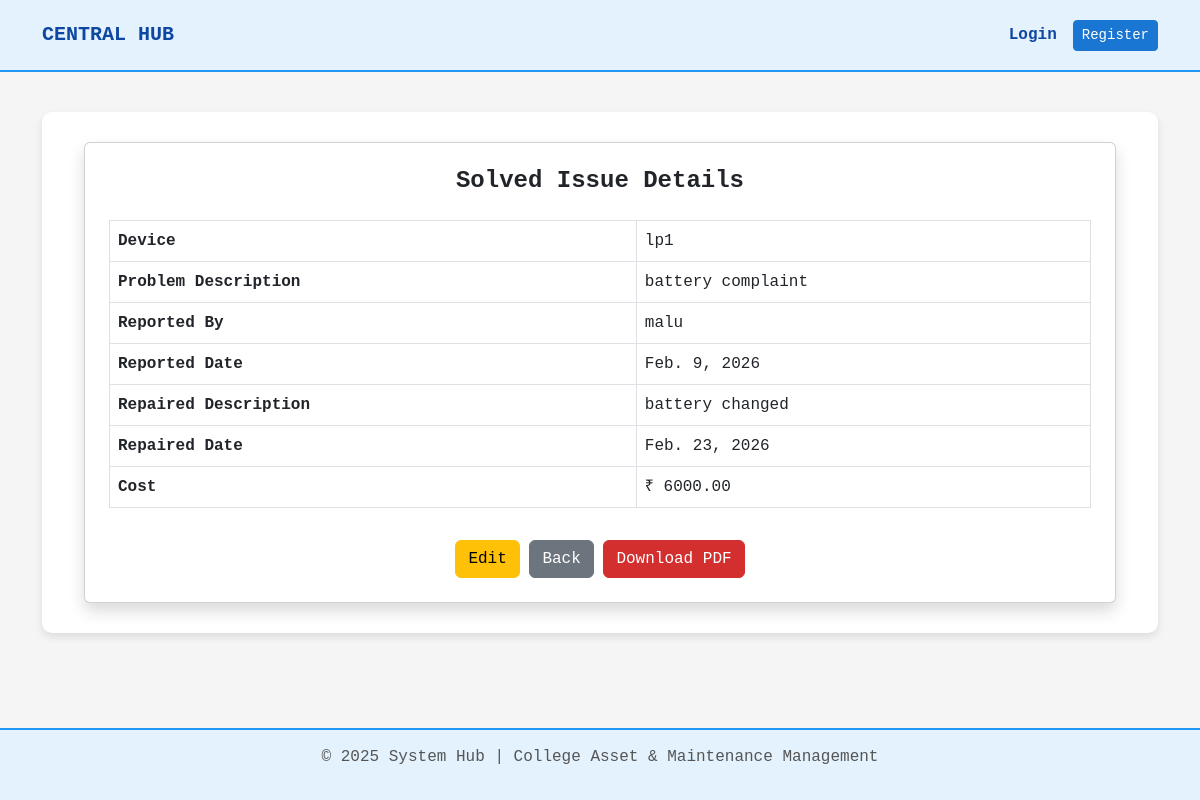
Screenshot of /issues/solved/1/ with the database file from the repository.
### core/models.py (models this page shows, shortened)
class DeviceIssues(models.Model):
    issue_id = models.AutoField(primary_key=True)
    device = models.ForeignKey(
        'Device',
        on_delete=models.CASCADE,
        related_name="issues"
    )
    reported_by = models.ForeignKey(
        settings.AUTH_USER_MODEL,
        on_delete=models.SET_NULL,
        null=True,
        related_name="reported_device_issues"
    )
    issue_description = models.TextField()
    report_date = models.DateField(auto_now_add=True)
    repaired_date = models.DateField(null=True, blank=True)
    repaired_by = models.ForeignKey(
        settings.AUTH_USER_MODEL,
        on_delete=models.SET_NULL,
        null=True,
        blank=True,
        related_name="repaired_device_issues"
    )
    repaired_description = models.TextField(null=True, blank=True)
    precautions = models.TextField(null=True, blank=True)
    cost = models.DecimalField(
        max_digits=10,
        decimal_places=2,
        null=True,
        blank=True
    )
    STATUS_CHOICES = [
        ('Pending', 'Pending'),
        ('In Progress', 'In Progress'),
        ('Solved', 'Solved'),
    ]
    status = models.CharField(
        max_length=20,
        choices=STATUS_CHOICES,
        default='Pending'
    )

class Device(models.Model):
    STATUS_CHOICES = [
        ('Working', 'Working'),
        ('Reported', 'Reported'),
    ]
    device_id = models.AutoField(primary_key=True)
    device_type = models.ForeignKey(DeviceType, on_delete=models.SET_NULL, null=True)
    label_no = models.CharField(max_length=50, unique=True)
    device_model = models.CharField(max_length=100)
    device_brand = models.CharField(max_length=100)
    device_cost = models.DecimalField(max_digits=10, decimal_places=2)
    manufactured_year = models.PositiveIntegerField()
    purchased_date = models.DateField()
    status = models.CharField(
        max_length=20,
        choices=STATUS_CHOICES,
        default='Working'
    )
    device_image = models.ImageField(upload_to='devices/', null=True, blank=True)
    department = models.ForeignKey(Department, on_delete=models.SET_NULL, null=True, blank=True)
    block_number = models.CharField(max_length=50, null=True, blank=True)
    floor_number = models.CharField(max_length=20, null=True, blank=True)
    room_number = models.CharField(max_length=20, null=True, blank=True)

class User(AbstractUser):
    user_id = models.AutoField(primary_key=True)
    department = models.ForeignKey(Department, on_delete=models.SET_NULL, null=True)
    designation = models.ForeignKey(Designation, on_delete=models.SET_NULL, null=True)
    def __str__(self):
        return self.username

### core/views.py (the view)
# urls.py: path('issues/solved/<int:pk>/', views.solved_issue_detail, name='solved_issue_detail'),
def solved_issue_detail(request, pk):
    issue = get_object_or_404(DeviceIssues, issue_id=pk)
    return render(request, "solved_issue_detail.html", {
        "issue": issue
    })

### templates/solved_issue_detail.html (shortened to what this page needs)
{% extends 'base.html' %}
{% block content %}
<div class="container">
    <div class="card shadow p-4">
        <h4 class="fw-bold mb-4 text-center">
            Solved Issue Details
        </h4>
        <table class="table table-bordered">
            <tr>
                <th>Device</th>
                <td>{{ issue.device.label_no }}</td>
            </tr>
            <tr>
                <th>Problem Description</th>
                <td>{{ issue.issue_description }}</td>
            </tr>
            <tr>
                <th>Reported By</th>
                <td>{{ issue.reported_by }}</td>
            </tr>
            <tr>
                <th>Reported Date</th>
                <td>{{ issue.report_date }}</td>
            </tr>
            <tr>
                <th>Repaired Description</th>
                <td>{{ issue.repaired_description }}</td>
            </tr>
            <tr>
                <th>Repaired Date</th>
                <td>{{ issue.repaired_date }}</td>
            </tr>
            <tr>
                <th>Cost</th>
                <td>₹ {{ issue.cost }}</td>
            </tr>
        </table>
        <div class="text-center mt-3">
            <a href="{% url 'edit_solved_issue' issue.issue_id %}"
               class="btn btn-warning">
                Edit
            </a>
            <a href="{% url 'solved_issue_list' %}"
               class="btn btn-secondary">
                Back
            </a>
            <a href="{% url 'download_solved_issue_pdf' issue.issue_id %}"
               class="btn btn-danger">
                Download PDF
            </a>
        </div>
    </div>
</div>
{% endblock %}

### templates/base.html (style rules this page uses)
body { background-color: #F5F5F5; color: #333; font-family: 'Courier New', monospace; min-height: 100vh; display: flex; flex-direction: column; }
.btn-danger { background-color: #D32F2F; border-color: #D32F2F; }

### rows the page displays
DeviceIssues: device.label_no "lp1", issue_description "battery complaint", reported_by "malu", report_date "Feb. 9, 2026", repaired_description "battery changed", repaired_date "Feb. 23, 2026", cost "6000.00"
